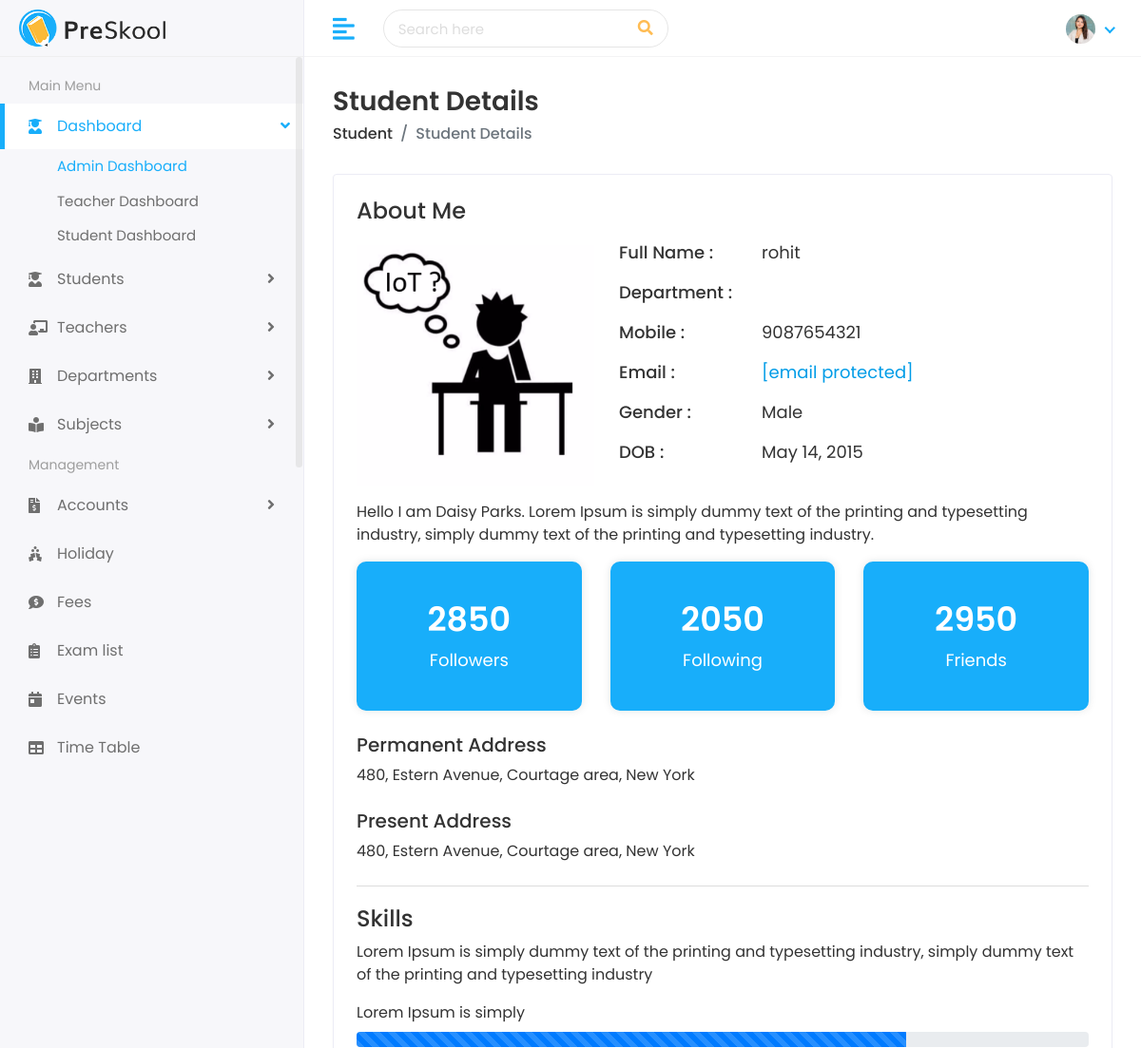
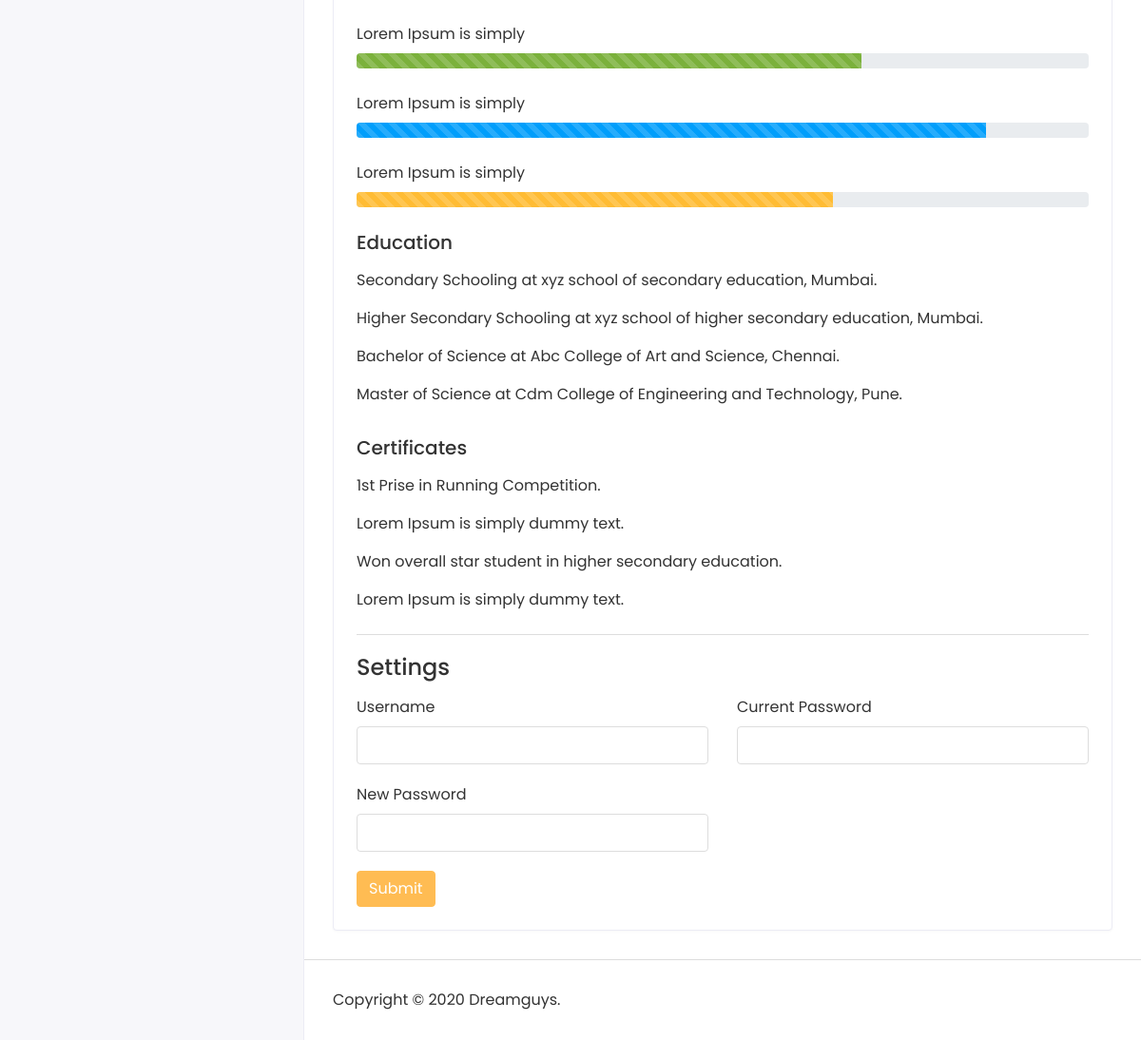
Page /student/students/rohit-sharma-45045/ on the committed database (2 pictures, top to bottom).
### student/models.py (models this page shows, shortened)
class Student(models.Model):
    first_name = models.CharField(max_length=100)
    last_name = models.CharField(max_length=100)
    student_id = models.CharField(max_length=20)
    gender = models.CharField(max_length=10, choices=[('Male', 'Male'), ('Female', 'Female'), ('Others', 'Others')])
    date_of_birth = models.DateField()
    student_class = models.CharField(max_length=50)
    religion = models.CharField(max_length=50)
    joining_date = models.DateField()
    mobile_number = models.CharField(max_length=15)
    admission_number = models.CharField(max_length=20)
    section = models.CharField(max_length=10)
    student_image = models.ImageField(upload_to='students/', blank=True)
    parent = models.OneToOneField(Parent, on_delete=models.CASCADE)
    slug = models.SlugField(max_length=255, unique=True, blank=True)

### student/views.py (the view)
# urls.py: path('students/<str:slug>/', views.view_student, name='view_student'),
def view_student(request, slug):
    student = get_object_or_404(Student, slug=slug)
    return render(request, "students/student-details.html", {'student': student})

### templates/students/student-details.html (shortened to what this page needs)
{% extends 'Home/base.html' %}
{% load static %}
{% block body %}
<div class="page-wrapper">
<div class="content container-fluid">
<div class="page-header">
<div class="row">
<div class="col-sm-12">
<h3 class="page-title">Student Details</h3>
<ul class="breadcrumb">
<li class="breadcrumb-item"><a href="/student">Student</a></li>
<li class="breadcrumb-item active">Student Details</li>
</ul>
</div>
</div>
</div>
<div class="card">
<div class="card-body">
<div class="row">
<div class="col-md-12">
<div class="about-info">
<h4>About Me</h4>
<div class="media mt-3">
<img src="{{ student.student_image.url}}" class="mr-3" alt="...">
<div class="media-body">
<ul>
<li>
<span class="title-span">Full Name : </span>
<span class="info-span">{{student.first_name}}</span>
</li>
<li>
<span class="title-span">Department : </span>
</li>
<li>
<span class="title-span">Mobile : </span>
<span class="info-span">{{ student.mobile_number}}</span>
</li>
<li>
<span class="title-span">Email : </span>
<span class="info-span"><a href="{{student.parent.father_email}}" class="__cf_email__" data-cfemail="7216131b010b32151f131b1e5c111d1f">[email&#160;protected]</a></span>
</li>
<li>
<span class="title-span">Gender : </span>
<span class="info-span">{{student.gender}}</span>
</li>
<li>
<span class="title-span">DOB : </span>
<span class="info-span">{{student.date_of_birth}}</span>
</li>
</ul>
</div>
</div>
<div class="row mt-3">
<div class="col-md-12">
<p>Hello I am Daisy Parks. Lorem Ipsum is simply dummy text of the printing and typesetting industry, simply dummy text of the printing and typesetting industry.</p>
</div>
</div>
<div class="row follow-sec">
<div class="col-md-4 mb-3">
<div class="blue-box">
<h3>2850</h3>
<p>Followers</p>
</div>
</div>
<div class="col-md-4 mb-3">
<div class="blue-box">
<h3>2050</h3>
<p>Following</p>
</div>
</div>
<div class="col-md-4 mb-3">
<div class="blue-box">
<h3>2950</h3>
<p>Friends</p>
</div>
</div>
</div>
<div class="row mt-2">
<div class="col-md-12">
<h5>Permanent Address</h5>
<p>480, Estern Avenue, Courtage area, New York</p>
</div>
</div>
<div class="row mt-2">
<div class="col-md-12">
<h5>Present Address</h5>
<p>480, Estern Avenue, Courtage area, New York</p>
</div>
</div>
</div>
</div>
</div>
<div class="row mt-2">
<div class="col-md-12">
<div class="skill-info">
<h4>Skills</h4>
<p>Lorem Ipsum is simply dummy text of the printing and typesetting industry, simply dummy text of the printing and typesetting industry</p>
<ul>
<li>
<label>Lorem Ipsum is simply</label>
<div class="progress">
<div class="progress-bar progress-bar-striped progress-bar-animated" role="progressbar" aria-valuenow="75" aria-valuemin="0" aria-valuemax="100" style="width: 75%"></div>
</div>
</li>
<li>
<label>Lorem Ipsum is simply</label>
<div class="progress">
<div class="progress-bar progress-bar-striped progress-bar-animated bg-success" role="progressbar" aria-valuenow="69" aria-valuemin="0" aria-valuemax="100" style="width: 69%"></div>
</div>
</li>
<li>
<label>Lorem Ipsum is simply</label>
<div class="progress">
<div class="progress-bar progress-bar-striped progress-bar-animated bg-info" role="progressbar" aria-valuenow="86" aria-valuemin="0" aria-valuemax="100" style="width: 86%"></div>
</div>
</li>
<li>
 <label>Lorem Ipsum is simply</label>
<div class="progress">
<div class="progress-bar progress-bar-striped progress-bar-animated bg-warning" role="progressbar" aria-valuenow="65" aria-valuemin="0" aria-valuemax="100" style="width: 65%"></div>
</div>
</li>
</ul>
<div class="row mt-3">
<div class="col-md-12">
<h5>Education</h5>
<p class="mt-3">Secondary Schooling at xyz school of secondary education, Mumbai.</p>
<p>Higher Secondary Schooling at xyz school of higher secondary education, Mumbai.</p>
<p>Bachelor of Science at Abc College of Art and Science, Chennai.</p>
<p>Master of Science at Cdm College of Engineering and Technology, Pune.</p>
</div>
</div>
<div class="row mt-3">
<div class="col-md-12">
<h5>Certificates</h5>
<p class="mt-3">1st Prise in Running Competition.</p>
<p>Lorem Ipsum is simply dummy text.</p>
<p>Won overall star student in higher secondary education.</p>
<p>Lorem Ipsum is simply dummy text.</p>
</div>
</div>
</div>
</div>
</div>
<div class="row mt-2">
<div class="col-md-12">
<div class="skill-info">
<h4>Settings</h4>
<form>
<div class="row mt-3">
<div class="col-12 col-sm-6">
<div class="form-group">
<label>Username</label>
<input type="text" class="form-control">
</div>
</div>
<div class="col-12 col-sm-6">
<div class="form-group">
<label>Current Password</label>
<input type="password" class="form-control">
</div>
</div>
<div class="col-12 col-sm-6">
<div class="form-group">
<label>New Password</label>
<input type="password" class="form-control">
</div>
</div>
<div class="col-12">
<button type="submit" class="btn btn-primary">Submit</button>
</div>
</div>
</form>
</div>
</div>
</div>
</div>
</div>
</div>
<footer>
<p>Copyright © 2020 Dreamguys.</p>
</footer>
</div>
</div>
</body>
</html>
{% endblock body %}

### templates/Home/base.html (shortened to what this page needs)
{% load static %}
<!DOCTYPE html>
<html lang="en">
   <head>
      <link rel="stylesheet" href="{%static 'assets/plugins/bootstrap/css/bootstrap.min.css' %}">
      <link rel="stylesheet" href="{%static 'assets/plugins/fontawesome/css/fontawesome.min.css' %}">
      <link rel="stylesheet" href="{%static 'assets/plugins/fontawesome/css/all.min.css' %}">
      <link rel="stylesheet" href="{%static 'assets/css/style.css' %}">
   </head>
   <body>
      <div class="main-wrapper">
         <div class="header">
            <div class="header-left">
               <a href="index.html" class="logo">
               <img src="assets/img/logo.png" alt="Logo">
               </a>
            </div>
            <a href="javascript:void(0);" id="toggle_btn">
            <i class="fas fa-align-left"></i>
            </a>
            <div class="top-nav-search">
               <form>
                  <input type="text" class="form-control" placeholder="Search here">
                  <button class="btn" type="submit"><i class="fas fa-search"></i></button>
               </form>
            </div>
            <ul class="nav user-menu">
               <li class="nav-item dropdown noti-dropdown">
                  <a href="#" class="dropdown-toggle nav-link" data-toggle="dropdown">
                  </a>
               </li>
               <li class="nav-item dropdown has-arrow">
                  <a href="#" class="dropdown-toggle nav-link" data-toggle="dropdown">
                  <span class="user-img"><img class="rounded-circle" src="assets/img/profiles/avatar-01.jpg" width="31" alt="Ryan Taylor"></span>
                  </a>
               </li>
            </ul>
         </div>
         <div class="sidebar" id="sidebar">
            <div class="sidebar-inner slimscroll">
               <div id="sidebar-menu" class="sidebar-menu">
                  <ul>
                     <li class="menu-title">
                        <span>Main Menu</span>
                     </li>
                     <li class="submenu active">
                        <a href="#"><i class="fas fa-user-graduate"></i> <span> Dashboard</span> <span class="menu-arrow"></span></a>
                        <ul>
                           <li><a href="index.html" class="active">Admin Dashboard</a></li>
                           <li><a href="teacher-dashboard.html">Teacher Dashboard</a></li>
                           <li><a href="student-dashboard.html">Student Dashboard</a></li>
                        </ul>
                     </li>
                     <li class="submenu">
                        <a href="#"><i class="fas fa-user-graduate"></i> <span> Students</span> <span class="menu-arrow"></span></a>
                     </li>
                     <li class="submenu">
                        <a href="#"><i class="fas fa-chalkboard-teacher"></i> <span> Teachers</span> <span class="menu-arrow"></span></a>
                     </li>
                     <li class="submenu">
                        <a href="#"><i class="fas fa-building"></i> <span> Departments</span> <span class="menu-arrow"></span></a>
                     </li>
                     <li class="submenu">
                        <a href="#"><i class="fas fa-book-reader"></i> <span> Subjects</span> <span class="menu-arrow"></span></a>
                     </li>
                     <li class="menu-title">
                        <span>Management</span>
                     </li>
                     <li class="submenu">
                        <a href="#"><i class="fas fa-file-invoice-dollar"></i> <span> Accounts</span> <span class="menu-arrow"></span></a>
                     </li>
                     <li>
                        <a href="holiday.html"><i class="fas fa-holly-berry"></i> <span>Holiday</span></a>
                     </li>
                     <li>
                        <a href="fees.html"><i class="fas fa-comment-dollar"></i> <span>Fees</span></a>
                     </li>
                     <li>
                        <a href="exam.html"><i class="fas fa-clipboard-list"></i> <span>Exam list</span></a>
                     </li>
                     <li>
                        <a href="event.html"><i class="fas fa-calendar-day"></i> <span>Events</span></a>
                     </li>
                     <li>
                        <a href="time-table.html"><i class="fas fa-table"></i> <span>Time Table</span></a>
                     </li>
                  </ul>
               </div>
            </div>
         </div>
         {% block body %}
         {% endblock %}
  </body>
  </html>

### rows in the picture
Student: student_image (picture), first_name "rohit", mobile_number "9087654321", gender "Male", date_of_birth "May 14, 2015"
